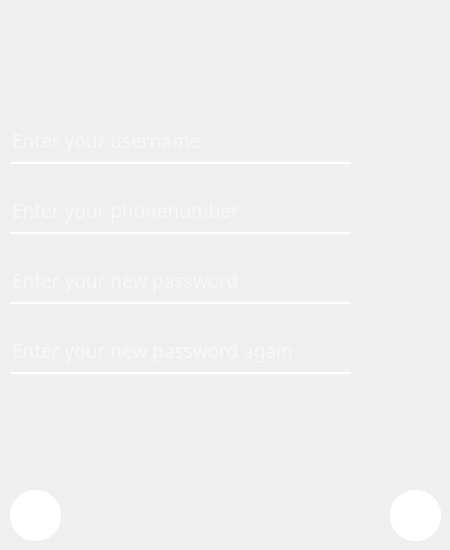
<?xml version="1.0" encoding="UTF-8"?>
<ui version="4.0">
 <class>forgetPassword</class>
 <widget class="QMainWindow" name="forgetPassword">
  <property name="geometry">
   <rect>
    <x>0</x>
    <y>0</y>
    <width>450</width>
    <height>550</height>
   </rect>
  </property>
  <property name="windowTitle">
   <string>MainWindow</string>
  </property>
  <widget class="QWidget" name="centralwidget">
   <widget class="QWidget" name="widget" native="true">
    <property name="geometry">
     <rect>
      <x>0</x>
      <y>0</y>
      <width>450</width>
      <height>550</height>
     </rect>
    </property>
    <property name="styleSheet">
     <string notr="true">QPushButton#backButton{ 
border-image: url(:/resource/back-button_93634.png);
background-color: rgb(255, 255, 255);
border-radius:25px;
}
QPushButton#backButton:hover{ 
border-image: url(:/resource/back-button_93634.png);
	background-color: rgb(186, 47, 22);
border-radius:25px;
}
QPushButton#backButton:pressed{ 
padding-left:5px;
padding-top:5px;
background-color: rgb(121, 121, 121);
}
QPushButton#save{ 
border-image: url(:/resource/nextIcone.png);
background-color: rgb(255, 255, 255);
border-radius:25px;
}
QPushButton#save:hover{ 
border-image: url(:/resource/nextIcone.png);
	background-color: rgb(186, 47, 22);
border-radius:25px;
}
QPushButton#save:pressed{ 
padding-left:5px;
padding-top:5px;
background-color: rgb(121, 121, 121);
}</string>
    </property>
    <widget class="QWidget" name="verticalLayoutWidget">
     <property name="geometry">
      <rect>
       <x>10</x>
       <y>100</y>
       <width>341</width>
       <height>301</height>
      </rect>
     </property>
     <layout class="QVBoxLayout" name="verticalLayout">
      <item>
       <widget class="QLineEdit" name="username">
        <property name="font">
         <font>
          <family>Baskerville Old Face</family>
          <pointsize>14</pointsize>
          <italic>false</italic>
          <bold>false</bold>
         </font>
        </property>
        <property name="styleSheet">
         <string notr="true">background-color:rgba(0,0,0,0);
border:none;
border-bottom:2px solid rgb(255, 255, 255);
color: rgb(255, 255, 255);
padding-bottom:7px;
font: 14pt &quot;Baskerville Old Face&quot;;</string>
        </property>
        <property name="echoMode">
         <enum>QLineEdit::Normal</enum>
        </property>
        <property name="placeholderText">
         <string>Enter your username</string>
        </property>
       </widget>
      </item>
      <item>
       <widget class="QLineEdit" name="phoneNumber">
        <property name="font">
         <font>
          <family>Baskerville Old Face</family>
          <pointsize>14</pointsize>
          <italic>false</italic>
          <bold>false</bold>
         </font>
        </property>
        <property name="styleSheet">
         <string notr="true">background-color:rgba(0,0,0,0);
border:none;
border-bottom:2px solid rgb(255, 255, 255);
color: rgb(255, 255, 255);
padding-bottom:7px;
font: 14pt &quot;Baskerville Old Face&quot;;</string>
        </property>
        <property name="placeholderText">
         <string>Enter your phonenumber</string>
        </property>
       </widget>
      </item>
      <item>
       <widget class="QLineEdit" name="newPassword">
        <property name="font">
         <font>
          <family>Baskerville Old Face</family>
          <pointsize>14</pointsize>
          <italic>false</italic>
          <bold>false</bold>
         </font>
        </property>
        <property name="styleSheet">
         <string notr="true">background-color:rgba(0,0,0,0);
border:none;
border-bottom:2px solid rgb(255, 255, 255);
color: rgb(255, 255, 255);
padding-bottom:7px;
font: 14pt &quot;Baskerville Old Face&quot;;</string>
        </property>
        <property name="echoMode">
         <enum>QLineEdit::Password</enum>
        </property>
        <property name="placeholderText">
         <string>Enter your new password</string>
        </property>
       </widget>
      </item>
      <item>
       <widget class="QLineEdit" name="lineEditPassword_3">
        <property name="font">
         <font>
          <family>Baskerville Old Face</family>
          <pointsize>14</pointsize>
          <italic>false</italic>
          <bold>false</bold>
         </font>
        </property>
        <property name="styleSheet">
         <string notr="true">background-color:rgba(0,0,0,0);
border:none;
border-bottom:2px solid rgb(255, 255, 255);
color: rgb(255, 255, 255);
padding-bottom:7px;
font: 14pt &quot;Baskerville Old Face&quot;;</string>
        </property>
        <property name="echoMode">
         <enum>QLineEdit::Password</enum>
        </property>
        <property name="placeholderText">
         <string>Enter your new password again</string>
        </property>
       </widget>
      </item>
     </layout>
    </widget>
    <widget class="QLabel" name="background">
     <property name="geometry">
      <rect>
       <x>0</x>
       <y>0</y>
       <width>450</width>
       <height>550</height>
      </rect>
     </property>
     <property name="styleSheet">
      <string notr="true">border-image: url(:/resource/download (5).jpg);</string>
     </property>
     <property name="text">
      <string/>
     </property>
    </widget>
    <widget class="QLabel" name="mah">
     <property name="geometry">
      <rect>
       <x>210</x>
       <y>-120</y>
       <width>271</width>
       <height>441</height>
      </rect>
     </property>
     <property name="styleSheet">
      <string notr="true">border-image: url(:/resource/download__6_-removebg-preview.png);</string>
     </property>
     <property name="text">
      <string/>
     </property>
    </widget>
    <widget class="QLabel" name="gost_2">
     <property name="geometry">
      <rect>
       <x>160</x>
       <y>360</y>
       <width>261</width>
       <height>191</height>
      </rect>
     </property>
     <property name="styleSheet">
      <string notr="true">border-image: url(:/resource/download__4_-removebg-preview.png);</string>
     </property>
     <property name="text">
      <string/>
     </property>
    </widget>
    <widget class="QPushButton" name="save">
     <property name="geometry">
      <rect>
       <x>390</x>
       <y>490</y>
       <width>51</width>
       <height>51</height>
      </rect>
     </property>
     <property name="font">
      <font>
       <family>Segoe UI Black</family>
       <pointsize>9</pointsize>
       <italic>false</italic>
       <bold>true</bold>
      </font>
     </property>
     <property name="styleSheet">
      <string notr="true">QPushButton#save{ 
border-image: url(:/resource/nextIcone.png);
background-color: rgb(255, 255, 255);
border-radius:25px;
}
QPushButton#save:hover{ 
border-image: url(:/resource/nextIcone.png);
	background-color: rgb(186, 47, 22);
border-radius:25px;
}
QPushButton#save:pressed{ 
padding-left:5px;
padding-top:5px;
background-color: rgb(121, 121, 121);
}</string>
     </property>
     <property name="text">
      <string/>
     </property>
    </widget>
    <widget class="QPushButton" name="backButton">
     <property name="geometry">
      <rect>
       <x>10</x>
       <y>490</y>
       <width>51</width>
       <height>51</height>
      </rect>
     </property>
     <property name="styleSheet">
      <string notr="true">QPushButton#backButton{ 
border-image: url(:/resource/back-button_93634.png);
background-color: rgb(255, 255, 255);
border-radius:25px;
}
QPushButton#backButton:hover{ 
border-image: url(:/resource/back-button_93634.png);
	background-color: rgb(186, 47, 22);
border-radius:25px;
}
QPushButton#backButton:pressed{ 
padding-left:5px;
padding-top:5px;
background-color: rgb(121, 121, 121);
}</string>
     </property>
     <property name="text">
      <string/>
     </property>
    </widget>
    <widget class="QLabel" name="gost_3">
     <property name="geometry">
      <rect>
       <x>-20</x>
       <y>10</y>
       <width>131</width>
       <height>181</height>
      </rect>
     </property>
     <property name="styleSheet">
      <string notr="true">border-image: url(:/resource/50_Aesthetic_Ghost_Phone_Wallpapers___Orange_Kawaii_Halloween_Lock_Screen-removebg-preview.png);</string>
     </property>
     <property name="text">
      <string/>
     </property>
    </widget>
    <widget class="QLabel" name="gost_4">
     <property name="geometry">
      <rect>
       <x>20</x>
       <y>-10</y>
       <width>161</width>
       <height>161</height>
      </rect>
     </property>
     <property name="styleSheet">
      <string notr="true">border-image: url(:/resource/Ghost-removebg-preview.png);</string>
     </property>
     <property name="text">
      <string/>
     </property>
    </widget>
    <zorder>background</zorder>
    <zorder>verticalLayoutWidget</zorder>
    <zorder>mah</zorder>
    <zorder>gost_2</zorder>
    <zorder>save</zorder>
    <zorder>backButton</zorder>
    <zorder>gost_3</zorder>
    <zorder>gost_4</zorder>
   </widget>
  </widget>
 </widget>
 <resources/>
 <connections/>
</ui>
